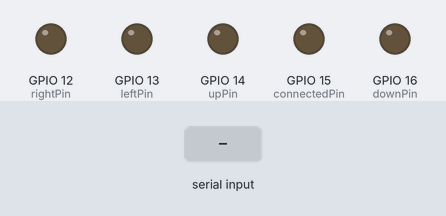
Simulated run of this sketch. Board: ESP8266 (NodeMCU). On the bench: output pins drawn as LEDs (lit = HIGH). The inputs (shaded band) are chosen by the test bench. WiFi joins after 1.5 s; servers stay silent unless stated; what the sketch prints to the serial monitor is not drawn.

Above: at 2.7 s.
2.8 s: "1" received over Serial
At 4.1 s:
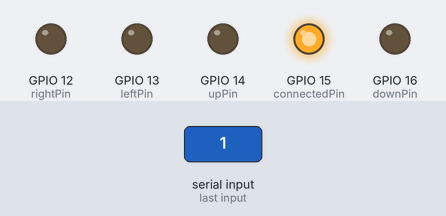
Timing chart, 0 to 6.0 s (numbered marks = the images above; inputs shaded):
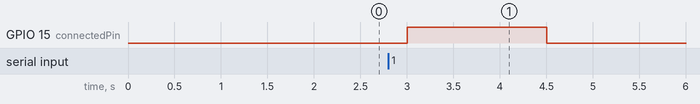

Measured:
- after the input at 2.8 s, GPIO 15 (connectedPin): LOW → HIGH after 0.20 s, → LOW 1.5 s later

The sketch:

ESPSerialToTelnetClient.ino
```cpp
/*
  This sketch makes a telnet client on port 8080 to a server
  It echoes any serial bytes to the server, and any server bytes
  to the serial port. This is a modified version of the EspWiFiTelnetClient

  note: the header file "settings.h" is not included in this repository.
  Add a new tab in Arduino, call it "settings.h", and Include the following variables:
  char ssid[]     = "ssid";     // your network SSID
  char password[] = "password"; // your network password
  char host[] = "192.168.0.2";  // the IP address of the device running the server

  You need to run a telnet server on port 8080 of the host to talk to this
  sketch.

  created 26 Jun 2015
  modified 29 Oct 2015
  by Tom Igoe

 */

#include <ESP8266WiFi.h>
#include "settings.h"

WiFiClient socket;      // variable for the socket connection
const int port = 8080;  // port for the socket connection

// set the pin numbers for the indicator LEDS:
const int leftPin = 13;
const int rightPin = 12;
const int upPin = 14;
const int downPin = 16;
const int connectedPin = 15;

void setup() {
  Serial.begin(9600);
  Serial.setTimeout(10);
  socket.setTimeout(10);
  pinMode(leftPin, OUTPUT);
  pinMode(rightPin, OUTPUT);
  pinMode(upPin, OUTPUT);
  pinMode(downPin, OUTPUT);
  pinMode(connectedPin, OUTPUT);

  WiFi.begin(ssid, password);
  Serial.print("Connecting to ");   // connect to access point
  Serial.println(ssid);
  // wait for connection to network access point:
  while (WiFi.status() != WL_CONNECTED) {
    delay(500);
    Serial.print(".");
  }
  // when connected to access point, acknowledge it:
  Serial.println("");
  Serial.println("WiFi connected");
  Serial.println("IP address: ");
  Serial.println(WiFi.localIP()); // print device's IP address
}

void loop() {
  // Read the reply from server and print them to serial port:
  while (socket.available()) {
    Serial.print("Got something");
    String input = socket.readString();
    Serial.print(input);
  }

  // Read the reply from serial port and print them to server:
  while (Serial.available()) {
    char input = Serial.read();
    // turn on the LEDs depending on what comes in the serial:
    switch (input) {
      case 'l':       // left
        digitalWrite(leftPin, HIGH);
        socket.print(input);
        break;
      case 'r':       // right
        socket.print(input);
        digitalWrite(rightPin, HIGH);
        break;
      case 'u':       // up
        socket.print(input);
        digitalWrite(upPin, HIGH);
        break;
      case 'd':      // down
        socket.print(input);
        digitalWrite(downPin, HIGH);
        break;
      case '1':      // button pushed
        if (socket.connected()) {   // if the socket's connected, disconnect
          socket.print('x');        // by sending an x
        } else {                    // if the socket's not connected,
          login();                  // login to the server
        }
        break;
    }
  }
  // if there's no serial input, turn the LEDs off:
  digitalWrite(leftPin, LOW);
  digitalWrite(rightPin, LOW);
  digitalWrite(upPin, LOW);
  digitalWrite(downPin, LOW);

  // set the connected LED based on the state of the connection:
  digitalWrite(connectedPin, socket.connected());
}

boolean login() {
  socket.connect(host, port);   // attempt to connect

  while (!socket.connected()) { // While not connected, try again
    delay(1000);
    if (socket.connected()) {   // if you connected,
      socket.println("hello");  // say hello to the server
    } else {
      // if not connected, try again:
      Serial.println("connection failed, trying again");
      socket.connect(host, port);
    }
  }
}
```

settings.h
```cpp
char ssid[]     = "balldrop";
char password[] = "m4k3rf4!r3";
char host[] = "192.168.1.2";
```
